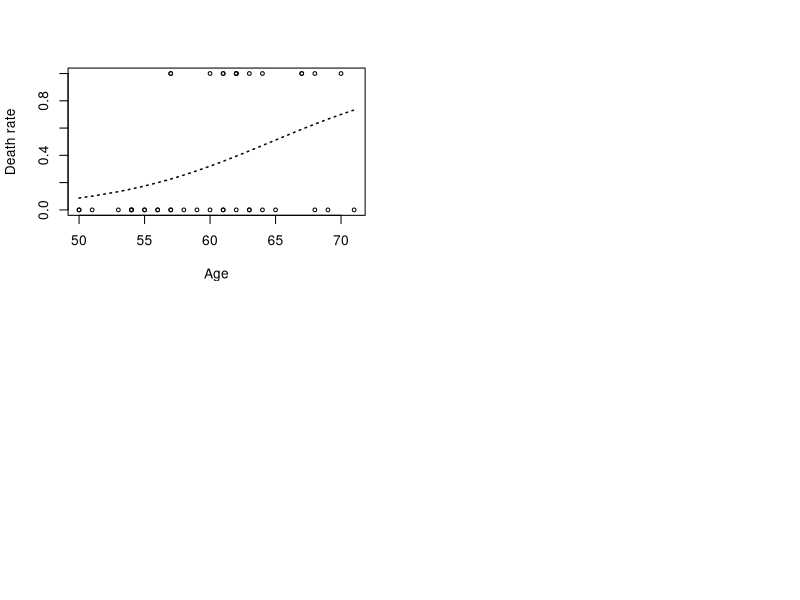

Recreate this plot in R. (Note: this script raises an error after producing the figure.)
# Example 18.8

xy <- scan('surgery.dat',what=list(x=0,y=0))
  x<- xy$x
  y<- xy$y

# parametric glm
x0 <- x-mean(x)
xglm <- glm(y~x,family=binomial)


lx<-x
npar<- 21
  xx<- seq(min(lx)-.0001,max(lx),len=npar)
  cutx<- cut(lx,breaks=xx)
  midx<- xx[-1] - (xx[2]-xx[1])/2

# bin statistics
cat(table(cutx),'\n')
n <- as.numeric(table(cutx))
cat(tapply(y,cutx,sum),'\n')

ysum<- as.numeric(tapply(y,cutx,sum))
  ysum[is.na(ysum)]<- 0.

delta<- matrix(0,ncol=(npar-1),nrow=(npar-2))
for (i in 1:(npar-2)){
  delta[i,i]<- -1
  delta[i,i+1]<- 1
 }
#R1 <- t(delta) %*% delta         # d=1
delta2<- delta[-1,-1]%*% delta
R1 <- t(delta2) %*% delta2

Yfun<- function(beta,b){
  eta <- beta + b 
  p<- exp(eta)/ (1+ exp(eta))
  err<- (ysum-n*p)/(n*p*(1-p)+.000001)
  Y <- eta + err
  wt <- n*p*(1-p)
  return(Y=c(Y),wt=c(wt),eta=c(eta),p=c(p))
}

# IWLS iterations
nrep<- 5  

# starting values
beta<- log(mean(y))- log((1-mean(y)))
b<-0

par(mfrow=c(2,2))
for (lambda in c(5,.5)) {
  plot(x,y,xlab='Age',ylab='Death rate',type='n',ylim=c(0,1))
  points(x,y,cex=.6)
  lines(x,xglm$fit,lty='dotted',lwd=1.5)

  for (irep in 1:nrep){
  # step 1
    a<- Yfun(beta,b);  Y<- a$Y; wt<- a$wt
    b <- solve((diag(wt) + lambda*R1),wt*(Y-beta))
    smat <- solve(diag(wt) + lambda*R1)
    df <- sum(diag(smat)*wt)
  # step 2
    beta<-  sum(wt*(Y - b))/sum(wt)
    cat('beta, df =',beta,df,'\n')
  } # end irep

  a<- Yfun(beta,b);
  lines(midx,a$p)
  if (lambda==5) title(expression(paste(sigma[b]^2,'= 0.2')))
  if (lambda==.5) title(expression(paste(sigma[b]^2,'= 2')))

}
